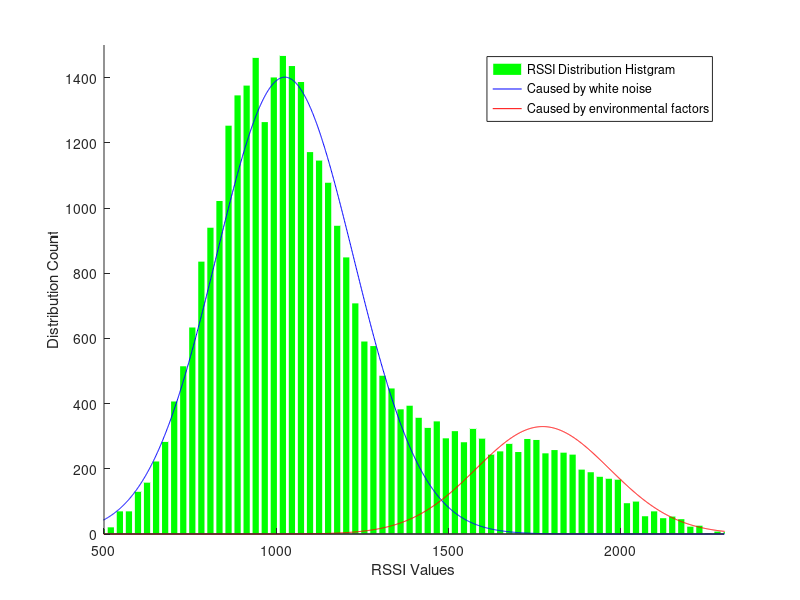
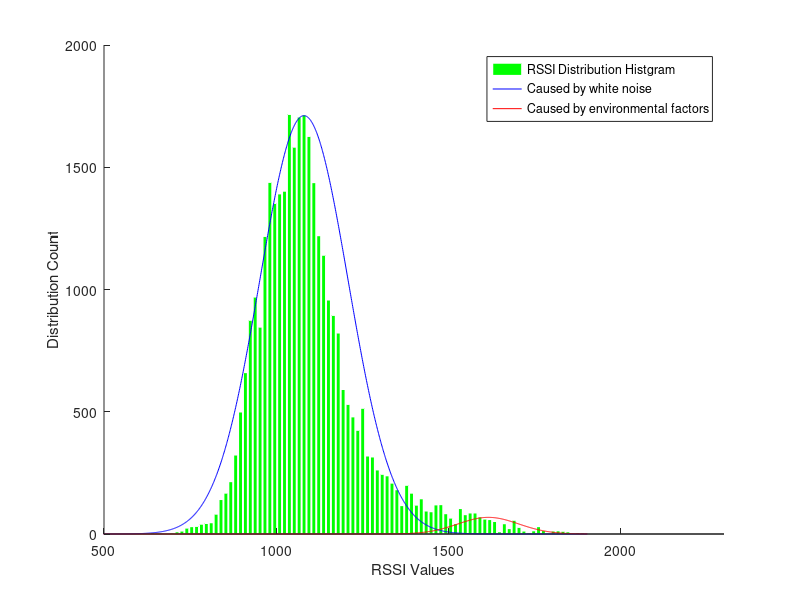

These figures' MATLAB source, in order:
clear
close all
clc

load('Distribution.mat')
temps=medfilt1(temp,10);

%%
[y,x]=hist(temp,100);
figure (1)
h=gca;
set(h,'FontSize',14); 
bar(x,y,'FaceColor','g','EdgeColor','w');box off
hold on
axis([500,2300,0,1500]);
temp1=temp(find(temp<1500));
[mu1,sigma1]=normfit(temp1);
temp2=temp(find(temp>=1500));
[mu2,sigma2]=normfit(temp2);

%plot the fitted figure
t=1:max(x);
Y1=normpdf(t,mu1,sigma1);
para1=max(temp1)/max(Y1);
Y1=Y1.*700000;
plot(t,Y1,'b');
hold on
Y2=normpdf(t,mu2,sigma2);
para2=max(y)/max(Y2);
Y2=Y2*160000;
plot(t,Y2,'r');
hold off

xlabel('RSSI Values')
ylabel('Distribution Count')
legend('RSSI Distribution Histgram','Caused by white noise','Caused by environmental factors')


%%
[y,x]=hist(temps,100);
figure (2)
h=gca;
set(h,'FontSize',14); 
bar(x,y,'FaceColor','g','EdgeColor','w');box off
hold on
axis([500,2300,0,2000]);
temp1=temps(find(temps<1500));
[mu1,sigma1]=normfit(temp1);
temp2=temps(find(temps>=1500));
[mu2,sigma2]=normfit(temp2);

%plot the fitted figure
t=1:max(x);
Y1=normpdf(t,mu1,sigma1);
para1=max(temp1)/max(Y1);
Y1=Y1.*550000;
plot(t,Y1,'b');
hold on
Y2=normpdf(t,mu2,sigma2);
para2=max(y)/max(Y2);
Y2=Y2*15000;
plot(t,Y2,'r');
hold off

xlabel('RSSI Values')
ylabel('Distribution Count')
legend('RSSI Distribution Histgram','Caused by white noise','Caused by environmental factors')

